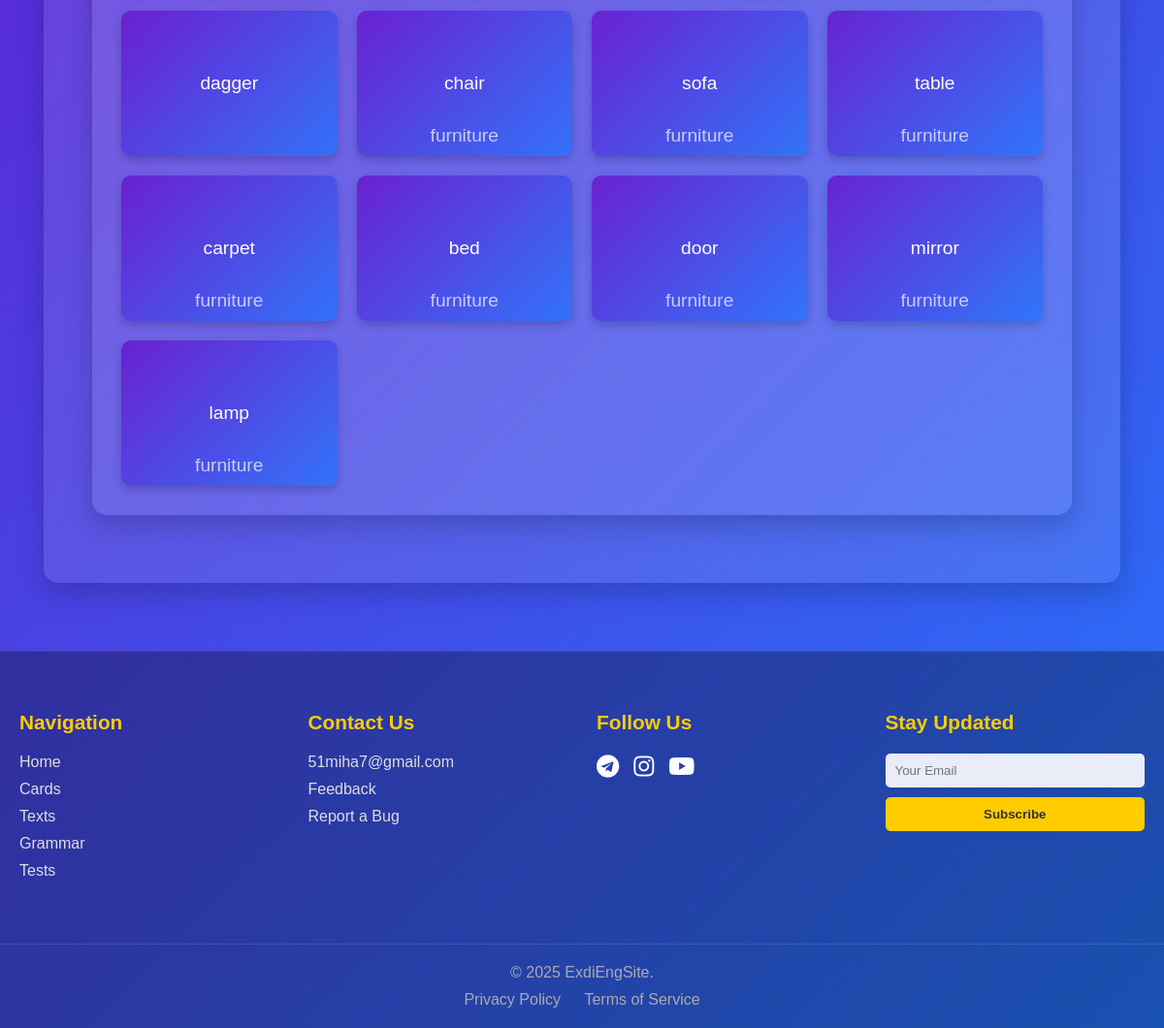
Before: /cards/?letter=&sort=oldest&per_page=24 (signed in, lower part) with the older database file.
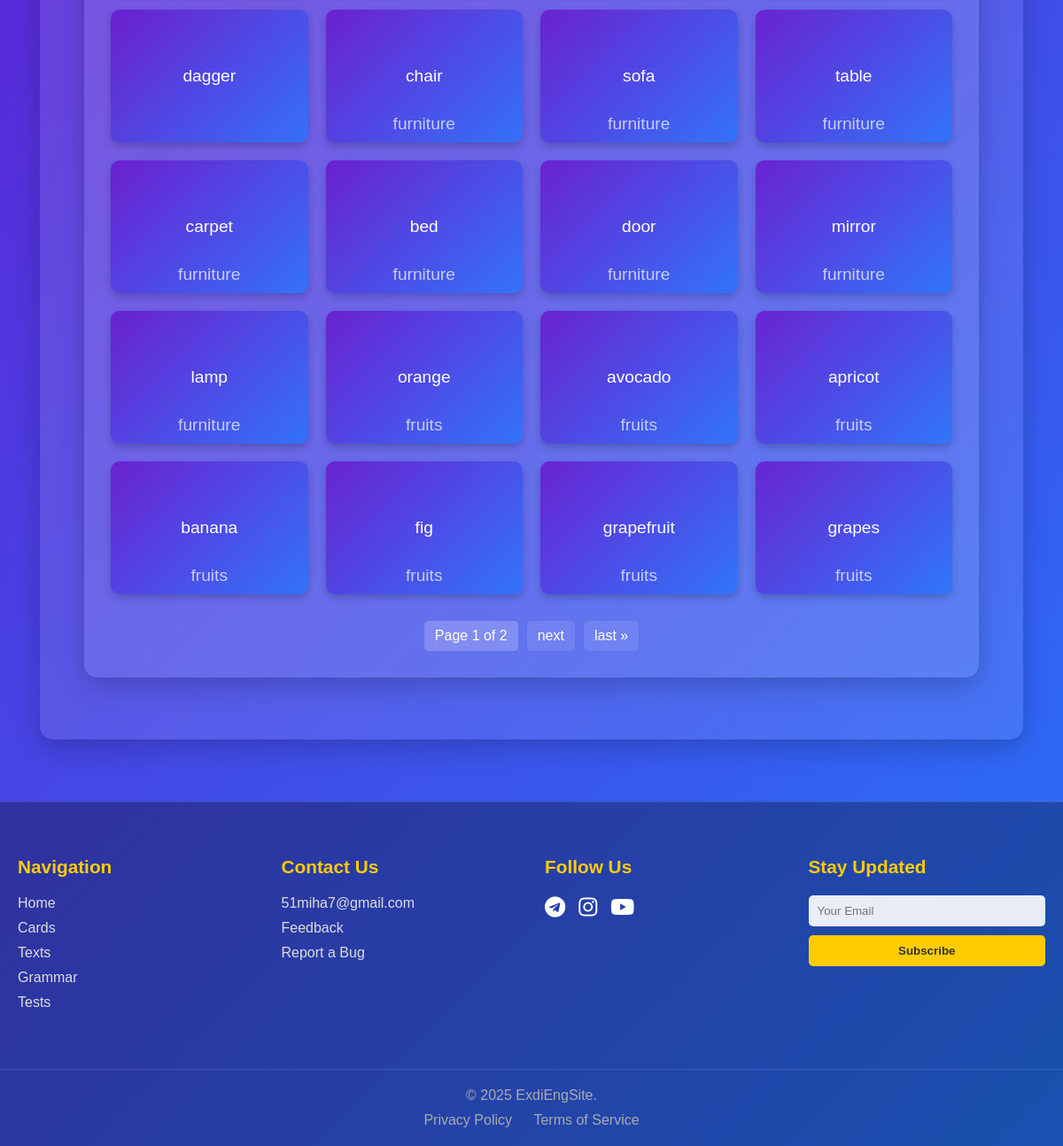
After: the same page with the newer database file.
### cardspage/models.py (models this page shows, shortened)
class Card(models.Model):
    user = models.ForeignKey(CustomUser, on_delete=models.CASCADE)
    user_card_id = models.PositiveIntegerField(default=0)
    english_word = models.CharField(max_length=100)
    native_translation = models.CharField(max_length=100)
    category = models.CharField(max_length=50, blank=True, null=True)
    created_at = models.DateTimeField(auto_now_add=True)
    class Meta:
        unique_together = ('user', 'user_card_id')

### cardspage/views.py (the view)
# urls.py: path('', views.my_cards, name='my_cards'),
@login_required
def my_cards(request):
    context = CardQueryService.build_my_cards_context(request.user, request.GET)
    return render(request, 'cardspage/my_cards.html', context)

### cardspage/services.py (called while the page is built)
    @staticmethod
    def apply_filters(queryset, filters):
        queryset = CardFilterService._apply_letter_filter(queryset, filters.get('letter'))
        queryset = CardFilterService._apply_category_filter(queryset, filters.get('category'))
        queryset = CardFilterService._apply_sort(queryset, filters.get('sort'))
        return queryset

    @staticmethod
    def _apply_letter_filter(queryset, letter):
        if letter and letter.lower() != 'all':
            return queryset.filter(english_word__istartswith=letter)
        return queryset

    @staticmethod
    def _apply_category_filter(queryset, category):
        if category:
            if category == 'uncategorized':
                return queryset.filter(category__isnull=True)
            return queryset.filter(category=category)
        return queryset

    @staticmethod
    def _apply_sort(queryset, sort):
        if sort == 'oldest':
            return queryset.order_by('created_at')
        return queryset.order_by('-created_at')

    @staticmethod
    def get_user_cards(user, **filters):
        queryset = Card.objects.filter(user=user)
        return CardFilterService.apply_filters(queryset, filters)

    @staticmethod
    def get_user_categories(user):
        return Card.objects.filter(user=user).exclude(
            category__isnull=True
        ).order_by('category').values_list('category', flat=True).distinct()

### cardspage/templates/cardspage/my_cards.html (shortened to what this page needs)
{% extends 'cardspage/cards_base.html' %}
{% block cards_content %}
<div class="main-container">
    <div class="cards-content-wrapper">
        <div class="cards-grid">
            {% for card in page_obj %}
            <div class="card-item" onclick="flipCard(this)">
                <div class="card-inner">
                    <div class="card-front">
                        <span>{{ card.english_word }}</span>
                        {% if card.category %}
                        <span class="card-category">{{ card.category }}</span>
                        {% endif %}
                    </div>
                    <div class="card-back">
                        <span>{{ card.native_translation }}</span>
                        {% if card.category %}
                        <span class="card-category">{{ card.category }}</span>
                        {% endif %}
                    </div>
                </div>
            </div>
            {% endfor %}
        </div>
        {% if page_obj.paginator.num_pages > 1 %}
        <div class="pagination">
            <span class="current-page">
                Page {{ page_obj.number }} of {{ page_obj.paginator.num_pages }}
            </span>
            {% if page_obj.has_next %}
                <a href="?page={{ page_obj.next_page_number }}&letter={{ active_letter }}&sort={{ sort_order }}&per_page={{ per_page }}{% if active_category %}&category={{ active_category }}{% endif %}"
                   class="pagination-link" title="Next page">next</a>
                <a href="?page={{ page_obj.paginator.num_pages }}&letter={{ active_letter }}&sort={{ sort_order }}&per_page={{ per_page }}{% if active_category %}&category={{ active_category }}{% endif %}"
                   class="pagination-link" title="Last page">last &raquo;</a>
            {% endif %}
        </div>
        {% endif %}
    </div>
</div>
{% endblock %}

### cardspage/templates/cardspage/cards_base.html (shortened to what this page needs)
{% extends 'mainpage/base.html' %}
{% load static %}
{% block extra_css %}
    <link rel="stylesheet" href="{% static 'style/navbar.css' %}">
    <link rel="stylesheet" href="{% static 'style/cards.css' %}">
    <link rel="stylesheet" href="https://cdnjs.cloudflare.com/ajax/libs/font-awesome/5.15.4/css/all.min.css">
{% endblock %}
{% block content %}
<div class="main-container">
    <div class="cards-content-wrapper">
        {% block cards_content %}
        {% endblock %}
    </div>
</div>
{% include 'mainpage/footer.html' %}
{% endblock %}

### mainpage/templates/mainpage/base.html (shortened to what this page needs)
<!DOCTYPE html>
{% load static %}
<html lang="en">
<head>
    <link rel="stylesheet" href="{% static 'style/style.css' %}">
    <link rel="stylesheet" href="{% static 'style/footer.css' %}">
    <link rel="stylesheet" href="https://cdnjs.cloudflare.com/ajax/libs/font-awesome/6.0.0/css/all.min.css">
    {% block extra_css %}{% endblock %}
</head>
<body>
{% block content %}
{% endblock %}
</body>
</html>

### mainpage/templates/mainpage/navbar.html (shortened to what this page needs)
{% load static %}

### mainpage/templates/mainpage/footer.html
<footer class="site-footer">
    <div class="footer-container">
        <div class="footer-column">
            <h3>Navigation</h3>
            <ul>
                <li><a href="{% url 'home' %}">Home</a></li>
                <li><a href="#">Cards</a></li>
                <li><a href="#">Texts</a></li>
                <li><a href="#}">Grammar</a></li>
                <li><a href="#">Tests</a></li>
            </ul>
        </div>
        <div class="footer-column">
            <h3>Contact Us</h3>
            <ul>
                <li><a href="mailto:support@exdieng.com">51miha7@gmail.com</a></li>
                <li><a href="#">Feedback</a></li>
                <li><a href="#">Report a Bug</a></li>
            </ul>
        </div>
        <div class="footer-column">
            <h3>Follow Us</h3>
            <div class="social-links">
                <a href="https://t.me/Exdeicide" class="social-icon"><i class="fab fa-telegram"></i></a>
                <a href="https://www.instagram.com/exdeicide/" class="social-icon"><i class="fab fa-instagram"></i></a>
                <a href="#" class="social-icon"><i class="fab fa-youtube"></i></a>
            </div>
        </div>
        <div class="footer-column">
            <h3>Stay Updated</h3>
            <form class="newsletter-form">
                <input type="email" placeholder="Your Email" required>
                <button type="submit">Subscribe</button>
            </form>
        </div>
    </div>
    <div class="footer-bottom">
        <p>&copy; 2025 ExdiEngSite.</p>
        <div class="footer-links">
            <a href="#">Privacy Policy</a>
            <a href="#">Terms of Service</a>
        </div>
    </div>
</footer>

### mainpage/static/style/footer.css (style rules this page uses)
.site-footer { background: rgba(0, 0, 0, 0.3); color: white; padding: 40px 0 20px; margin-top: 50px; border-top: 1px solid rgba(255, 255, 255, 0.1); }
.footer-container { display: flex; flex-wrap: wrap; justify-content: space-between; max-width: 1200px; margin: 0 auto; padding: 0 20px; gap: 30px; }
.footer-column { flex: 1; min-width: 200px; margin-bottom: 20px; }
.footer-column h3 { font-size: 1.3rem; margin-bottom: 20px; color: #ffcc00; }
.footer-column ul { list-style: none; padding: 0; }
.footer-column ul li { margin-bottom: 10px; }
.footer-column ul li a { color: #ddd; text-decoration: none; transition: color 0.3s ease; }
.social-links { display: flex; gap: 15px; }
.social-icon { color: white; font-size: 1.5rem; transition: transform 0.3s ease, color 0.3s ease; }
.newsletter-form { display: flex; flex-direction: column; gap: 10px; }
.newsletter-form input { padding: 10px; border: none; border-radius: 5px; background: rgba(255, 255, 255, 0.9); color: #333; }
.newsletter-form button { padding: 10px; background: #ffcc00; color: #333; border: none; border-radius: 5px; cursor: pointer; font-weight: bold; transition: background 0.3s ease; }
.footer-bottom { text-align: center; padding-top: 20px; border-top: 1px solid rgba(255, 255, 255, 0.1); margin-top: 30px; }
.footer-bottom p { margin: 0; color: #aaa; }
.footer-links { margin-top: 10px; }
.footer-links a { color: #aaa; margin: 0 10px; text-decoration: none; transition: color 0.3s ease; }

### mainpage/static/style/navbar.css (style rules this page uses)
html, body { margin: 0; padding: 0; width: 100%; height: 100%; }

### cardspage/static/style/cards.css (style rules this page uses)
body { margin: 0; padding: 0; font-family: 'Poppins', sans-serif; background: linear-gradient(135deg, #6a11cb, #2575fc); background-attachment: fixed; background-size: cover; color: white; overflow-x: hidden; min-height: 100vh; }
.main-container { max-width: 1110px; margin: 20px auto; padding: 20px; }
.cards-content-wrapper { background: rgba(255, 255, 255, 0.1); padding: 30px; border-radius: 15px; box-shadow: 0 10px 30px rgba(0, 0, 0, 0.2); animation: fadeIn 1s ease-in-out; text-align: center; }
.cards-grid { display: grid; grid-template-columns: repeat(auto-fill, minmax(200px, 1fr)); gap: 20px; }
.card-item { height: 150px; perspective: 1000px; cursor: pointer; position: relative; }
.card-inner { position: relative; width: 100%; height: 100%; transition: transform 0.6s; transform-style: preserve-3d; border-radius: 10px; box-shadow: 0 4px 8px rgba(0, 0, 0, 0.2); }
.card-front, .card-back { position: absolute; width: 100%; height: 100%; backface-visibility: hidden; display: flex; justify-content: center; align-items: center; border-radius: 10px; padding: 15px; box-sizing: border-box; }
.card-front { background: linear-gradient(135deg, rgba(106, 17, 203, 0.8), rgba(37, 117, 252, 0.8)); color: white; }
.card-back { background: white; color: #6a11cb; transform: rotateY(180deg); }
.card-front span, .card-back span { font-size: 1.2rem; text-align: center; word-break: break-word; }
.pagination { display: flex; justify-content: center; gap: 10px; margin-top: 30px; flex-wrap: wrap; }
.pagination-link { color: white; text-decoration: none; padding: 8px 12px; border-radius: 5px; background: rgba(255, 255, 255, 0.1); transition: all 0.3s ease; }
.current-page { padding: 8px 12px; background: rgba(255, 255, 255, 0.2); border-radius: 5px; }
.card-category { position: absolute; bottom: 10px; left: 10px; right: 10px; font-size: 0.7rem; color: rgba(255, 255, 255, 0.7); text-align: center; }
.card-back .card-category { color: rgba(106, 17, 203, 0.7); }

Changed rows visible on the page:
added Card: english_word "orange", category "fruits", native_translation "апельсин"
added Card: english_word "avocado", category "fruits", native_translation "авокадо"
added Card: english_word "apricot", category "fruits", native_translation "абрикос"
added Card: english_word "banana", category "fruits", native_translation "банан"
added Card: english_word "fig", category "fruits", native_translation "инжир"
added Card: english_word "grapefruit", category "fruits", native_translation "грейпфрут"
added Card: english_word "grapes", category "fruits", native_translation "виноград"
Other visible differences:
{{ page_obj.number }}: (not shown) → "1"
{{ page_obj.paginator.num_pages }}: (not shown) → "2"
text now shown: "Page of next last »"
